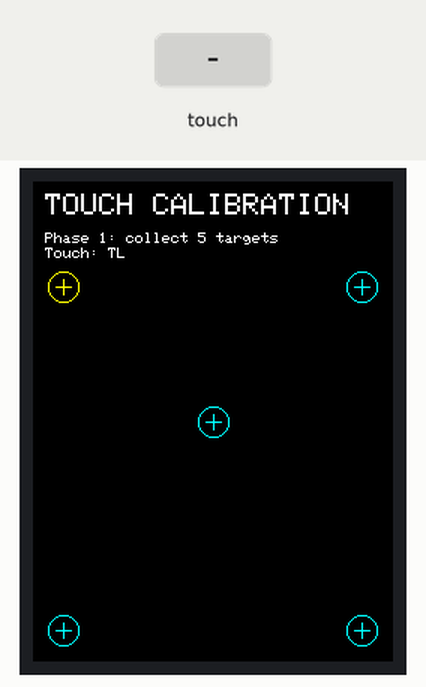
The sketch below on a simulated Arduino Uno, built with avr-gcc and run on an emulated ATmega328P. On the bench: 240×320 colour display. The test bench sets the inputs (shaded band). What the sketch prints to the serial monitor is not drawn.

Above: at 1.4 s.
1.5 s: touch panel pressed at 13 % / 10 % of its raw x / y range
At 3.0 s:
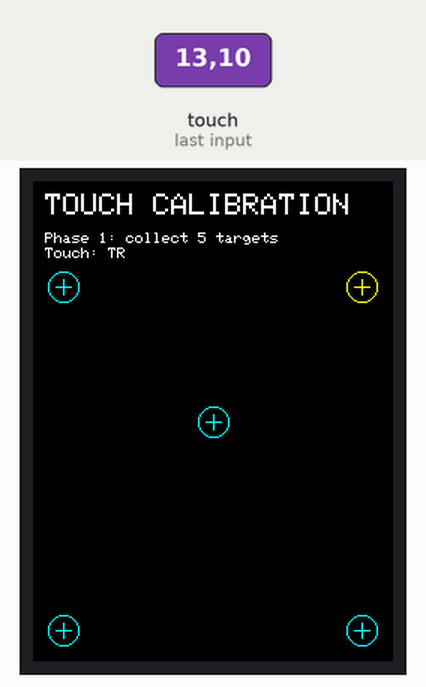
3.3 s: touch panel pressed at 38 % / 10 % of its raw x / y range
At 4.2 s:
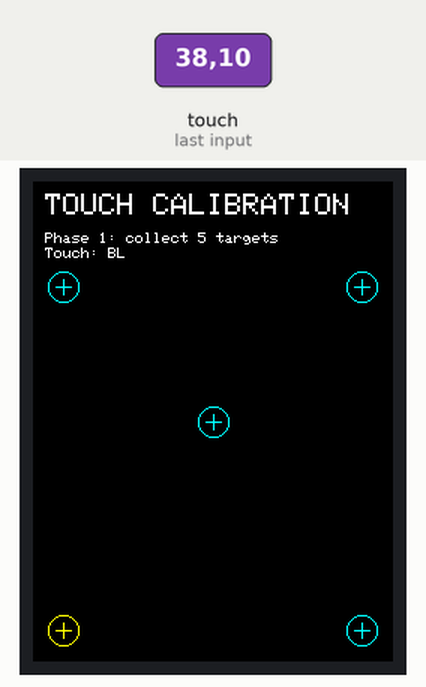
5.0 s: touch panel pressed at 62 % / 10 % of its raw x / y range
At 6.4 s:
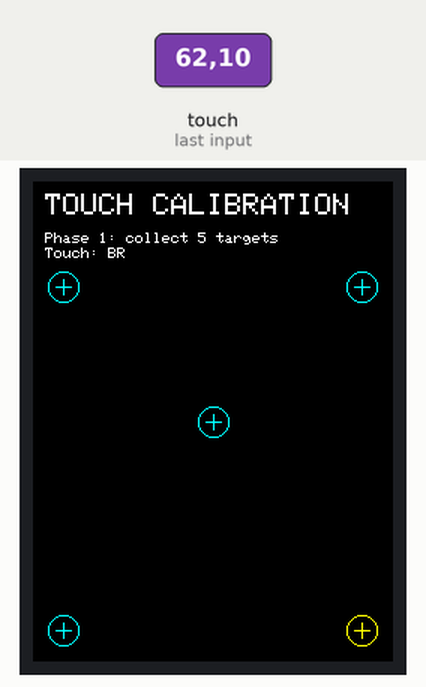
6.7 s: touch panel pressed at 87 % / 10 % of its raw x / y range
At 8.2 s:
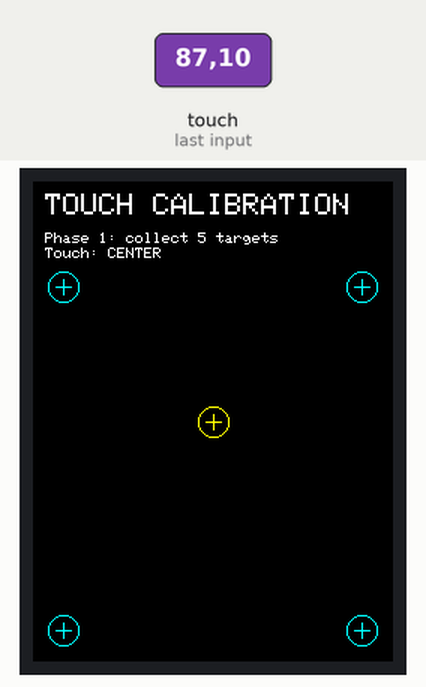
8.5 s: touch panel pressed at 13 % / 30 % of its raw x / y range
At 9.7 s:
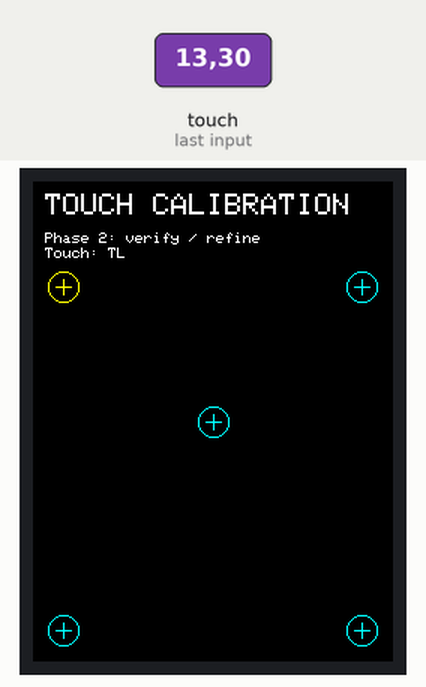
10.5 s: touch panel pressed at 38 % / 30 % of its raw x / y range
At 10.75 s:
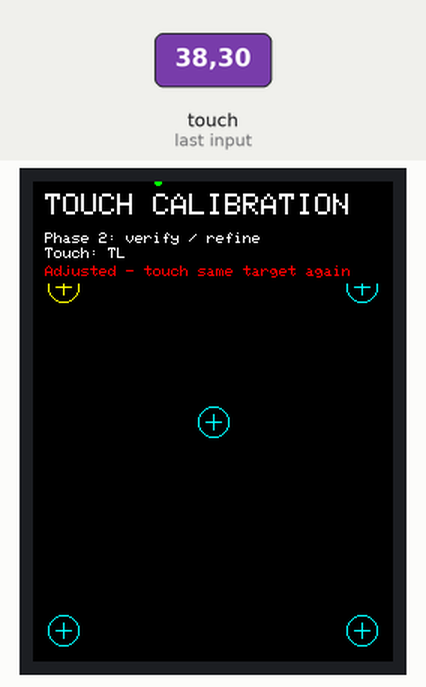
Timing chart, 0 to 13.5 s (numbered marks = the images above; inputs shaded):
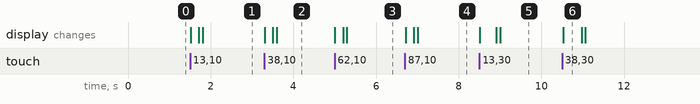

The sketch:

04_Touch_Certification.ino
```cpp
/*
  LAB-03 / TEST-04
  Arduino UNO + MAR2406 2.4" TFT Touch Shield

  Interactive touch calibration wizard.

  Verified touch wiring for the current tested batch:
    XP = D6
    XM = A2
    YP = A1
    YM = D7

  Seed calibration:
    TS_LEFT = 153
    TS_RT   = 930
    TS_TOP  = 962
    TS_BOT  = 168

  The wizard keeps five fixed targets safely inside the display.
  It first collects one touch at each target, computes a new affine
  calibration from all five points, then verifies them again.

  During verification:
    - if mapped touch is within +/-4 px in both axes: target PASS;
    - otherwise the new measurement is added to the calibration set,
      coefficients are recomputed immediately, and the same target
      must be touched again.

  The target itself never moves. The green dot is the mapped touch.
*/

#include <Adafruit_GFX.h>
#include <MCUFRIEND_kbv.h>
#include <TouchScreen.h>

MCUFRIEND_kbv tft;

#define BLACK   0x0000
#define WHITE   0xFFFF
#define GREEN   0x07E0
#define CYAN    0x07FF
#define YELLOW  0xFFE0
#define RED     0xF800

#define MINPRESSURE 40
#define MAXPRESSURE 2000

const int XP = 6;
const int XM = A2;
const int YP = A1;
const int YM = 7;

TouchScreen ts = TouchScreen(XP, YP, XM, YM, 300);

static int16_t calLeft   = 153;
static int16_t calRight  = 930;
static int16_t calTop    = 962;
static int16_t calBottom = 168;

static const int16_t TARGET_R = 10;
static const int16_t MARK_R   = 2;
static const int16_t MARGIN   = 20;
static const int16_t TOL      = 4;
static const uint8_t MAX_SAMPLES = 30;

struct Target {
  int16_t x;
  int16_t y;
  const char *name;
};

struct Sample {
  int16_t screenX;
  int16_t screenY;
  int16_t rawX;
  int16_t rawY;
};

Target targets[5];
Sample samples[MAX_SAMPLES];

static uint8_t sampleCount = 0;
static uint8_t currentTarget = 0;
static bool armed = true;
static bool verificationPhase = false;
static uint8_t passedTargets = 0;

static void restoreSharedPins() {
  pinMode(XP, OUTPUT);
  pinMode(XM, OUTPUT);
  pinMode(YP, OUTPUT);
  pinMode(YM, OUTPUT);
}

static TSPoint readTouch() {
  TSPoint p = ts.getPoint();
  restoreSharedPins();
  return p;
}

static void drawTarget(int16_t x, int16_t y, uint16_t color) {
  tft.drawCircle(x, y, TARGET_R, color);
  tft.drawFastHLine(x - 5, y, 11, color);
  tft.drawFastVLine(x, y - 5, 11, color);
}

static void drawTargets() {
  for (uint8_t i = 0; i < 5; ++i) {
    uint16_t c = (i == currentTarget) ? YELLOW : CYAN;
    drawTarget(targets[i].x, targets[i].y, c);
  }
}

static void clearStatusLine() {
  tft.fillRect(0, 54, tft.width(), 14, BLACK);
}

static void showStatus(const __FlashStringHelper *msg, uint16_t color) {
  clearStatusLine();
  tft.setTextSize(1);
  tft.setTextColor(color);
  tft.setCursor(8, 56);
  tft.print(msg);
}

static void addSample(const Target &t, const TSPoint &p) {
  if (sampleCount >= MAX_SAMPLES) return;
  samples[sampleCount].screenX = t.x;
  samples[sampleCount].screenY = t.y;
  samples[sampleCount].rawX = p.x;
  samples[sampleCount].rawY = p.y;
  ++sampleCount;
}

static bool fitAxis(bool xAxis, int16_t screenMax, int16_t &rawAt0, int16_t &rawAtMax) {
  if (sampleCount < 2) return false;

  long n = sampleCount;
  long sumS = 0;
  long sumR = 0;
  long sumSS = 0;
  long sumSR = 0;

  for (uint8_t i = 0; i < sampleCount; ++i) {
    long s = xAxis ? samples[i].screenX : samples[i].screenY;
    long r = xAxis ? samples[i].rawX    : samples[i].rawY;
    sumS  += s;
    sumR  += r;
    sumSS += s * s;
    sumSR += s * r;
  }

  long denom = n * sumSS - sumS * sumS;
  if (denom == 0) return false;

  float slope = (float)(n * sumSR - sumS * sumR) / (float)denom;
  float intercept = ((float)sumR - slope * (float)sumS) / (float)n;

  rawAt0 = (int16_t)(intercept + (intercept >= 0 ? 0.5f : -0.5f));
  float end = intercept + slope * screenMax;
  rawAtMax = (int16_t)(end + (end >= 0 ? 0.5f : -0.5f));
  return true;
}

static void recomputeCalibration() {
  int16_t l, r, t, b;

  if (fitAxis(true, tft.width() - 1, l, r)) {
    calLeft = l;
    calRight = r;
  }

  if (fitAxis(false, tft.height() - 1, t, b)) {
    calTop = t;
    calBottom = b;
  }

  Serial.print(F("CAL LEFT="));
  Serial.print(calLeft);
  Serial.print(F(" RIGHT="));
  Serial.print(calRight);
  Serial.print(F(" TOP="));
  Serial.print(calTop);
  Serial.print(F(" BOTTOM="));
  Serial.println(calBottom);
}

static int16_t mapX(int16_t raw) {
  long v = map(raw, calLeft, calRight, 0, tft.width() - 1);
  return constrain((int16_t)v, 0, tft.width() - 1);
}

static int16_t mapY(int16_t raw) {
  long v = map(raw, calTop, calBottom, 0, tft.height() - 1);
  return constrain((int16_t)v, 0, tft.height() - 1);
}

static void printTouch(const Target &t, const TSPoint &p, int16_t sx, int16_t sy) {
  int16_t dx = sx - t.x;
  int16_t dy = sy - t.y;

  Serial.print(F("TARGET="));
  Serial.print(t.name);
  Serial.print(F(" RAW X="));
  Serial.print(p.x);
  Serial.print(F(" Y="));
  Serial.print(p.y);
  Serial.print(F(" Z="));
  Serial.print(p.z);
  Serial.print(F(" SCREEN X="));
  Serial.print(sx);
  Serial.print(F(" Y="));
  Serial.print(sy);
  Serial.print(F(" EXPECT X="));
  Serial.print(t.x);
  Serial.print(F(" Y="));
  Serial.print(t.y);
  Serial.print(F(" ERR dx="));
  Serial.print(dx);
  Serial.print(F(" dy="));
  Serial.println(dy);
}

static bool withinTolerance(const Target &t, int16_t sx, int16_t sy) {
  return abs(sx - t.x) <= TOL && abs(sy - t.y) <= TOL;
}

static void activateTarget(uint8_t index) {
  currentTarget = index;
  tft.fillScreen(BLACK);

  tft.setTextColor(WHITE);
  tft.setTextSize(2);
  tft.setCursor(8, 8);
  tft.println(F("TOUCH CALIBRATION"));

  tft.setTextSize(1);
  tft.setCursor(8, 34);
  if (!verificationPhase) {
    tft.println(F("Phase 1: collect 5 targets"));
  } else {
    tft.println(F("Phase 2: verify / refine"));
  }

  tft.setCursor(8, 44);
  tft.print(F("Touch: "));
  tft.print(targets[currentTarget].name);

  drawTargets();
}

void setup() {
  Serial.begin(115200);

  tft.reset();
  uint16_t id = tft.readID();
  tft.begin(id);
  tft.setRotation(0);

  const int16_t w = tft.width();
  const int16_t h = tft.height();

  targets[0] = {MARGIN,           MARGIN + 50,     "TL"};
  targets[1] = {w - 1 - MARGIN,   MARGIN + 50,     "TR"};
  targets[2] = {MARGIN,           h - 1 - MARGIN,  "BL"};
  targets[3] = {w - 1 - MARGIN,   h - 1 - MARGIN,  "BR"};
  targets[4] = {w / 2,            h / 2,           "CENTER"};

  Serial.println();
  Serial.println(F("LAB-03 TEST-04 - interactive touch calibration"));
  Serial.print(F("LCD ID=0x"));
  Serial.println(id, HEX);
  Serial.println(F("Touch: XP=D6 XM=A2 YP=A1 YM=D7"));
  Serial.println(F("Seed calibration: LEFT=153 RIGHT=930 TOP=962 BOTTOM=168"));
  Serial.println(F("Tolerance: +/-4 px"));
  Serial.println(F("Phase 1: TL -> TR -> BL -> BR -> CENTER"));
  Serial.println(F("Phase 2: same targets; failed target is repeated after immediate recalibration."));

  activateTarget(0);
}

void loop() {
  TSPoint p = readTouch();
  const bool pressed = (p.z > MINPRESSURE && p.z < MAXPRESSURE);

  if (armed && pressed) {
    Target &t = targets[currentTarget];

    int16_t sx = mapX(p.x);
    int16_t sy = mapY(p.y);

    tft.fillCircle(sx, sy, MARK_R, GREEN);
    printTouch(t, p, sx, sy);

    if (!verificationPhase) {
      addSample(t, p);

      if (currentTarget < 4) {
        ++currentTarget;
        delay(200);
        activateTarget(currentTarget);
      } else {
        recomputeCalibration();
        verificationPhase = true;
        passedTargets = 0;
        delay(400);
        activateTarget(0);
      }
    } else {
      if (withinTolerance(t, sx, sy)) {
        Serial.print(F("PASS "));
        Serial.println(t.name);
        showStatus(F("PASS - next target"), GREEN);
        ++passedTargets;

        if (currentTarget < 4) {
          ++currentTarget;
          delay(350);
          activateTarget(currentTarget);
        } else {
          tft.fillScreen(BLACK);
          tft.setTextColor(GREEN);
          tft.setTextSize(2);
          tft.setCursor(18, 80);
          tft.println(F("CALIBRATION"));
          tft.setCursor(46, 108);
          tft.println(F("COMPLETE"));

          tft.setTextSize(1);
          tft.setTextColor(WHITE);
          tft.setCursor(16, 150);
          tft.print(F("LEFT=")); tft.println(calLeft);
          tft.setCursor(16, 164);
          tft.print(F("RIGHT=")); tft.println(calRight);
          tft.setCursor(16, 178);
          tft.print(F("TOP=")); tft.println(calTop);
          tft.setCursor(16, 192);
          tft.print(F("BOTTOM=")); tft.println(calBottom);

          Serial.println(F("CALIBRATION COMPLETE"));
          recomputeCalibration();
          while (true) delay(1000);
        }
      } else {
        Serial.print(F("REFINE "));
        Serial.println(t.name);

        addSample(t, p);
        recomputeCalibration();

        showStatus(F("Adjusted - touch same target again"), RED);
        delay(450);
        activateTarget(currentTarget);
      }
    }

    armed = false;
  }

  if (!armed && !pressed) {
    delay(30);
    TSPoint q = readTouch();
    if (!(q.z > MINPRESSURE && q.z < MAXPRESSURE)) {
      Serial.println(F("READY"));
      armed = true;
    }
  }

  delay(15);
}
```

Measured:
- after the input at 1.5 s, the display: first changes at once (image 1 shows a later state)
- after the input at 3.3 s, the display: first changes at once (image 2 shows a later state)
- after the input at 5.0 s, the display: first changes at once (image 3 shows a later state)
- after the input at 6.7 s, the display: first changes at once (image 4 shows a later state)
- after the input at 8.5 s, the display: first changes at once (image 5 shows a later state)
- after the input at 10.5 s, the display: changes at once (image 6)
- what the display in image 6 shows lasts 0.5 s, from 10.5 s to 11.0 s
